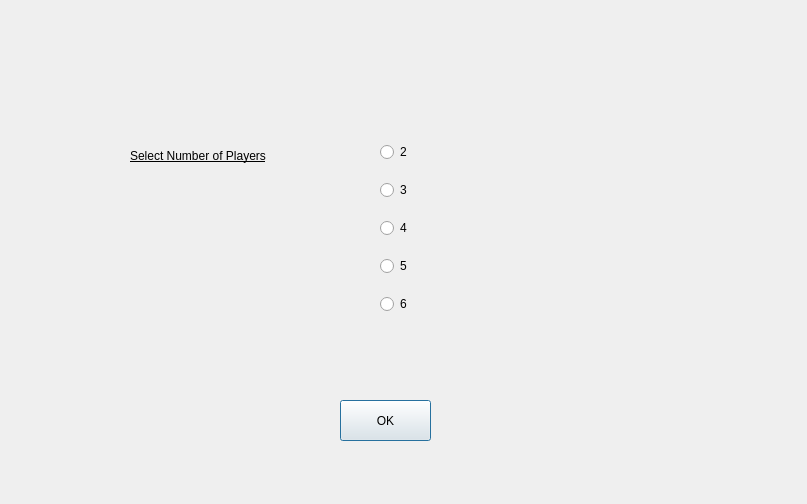
<?xml version="1.0" encoding="UTF-8"?>
<ui version="4.0">
 <class>NumberIntake</class>
 <widget class="QDialog" name="NumberIntake">
  <property name="geometry">
   <rect>
    <x>0</x>
    <y>0</y>
    <width>807</width>
    <height>504</height>
   </rect>
  </property>
  <property name="windowTitle">
   <string>Dialog</string>
  </property>
  <widget class="QLabel" name="SelectNumber">
   <property name="geometry">
    <rect>
     <x>130</x>
     <y>140</y>
     <width>211</width>
     <height>31</height>
    </rect>
   </property>
   <property name="styleSheet">
    <string notr="true">font: 75 14pt &quot;MS Shell Dlg 2&quot;;
text-decoration: underline;</string>
   </property>
   <property name="text">
    <string>Select Number of Players</string>
   </property>
  </widget>
  <widget class="QPushButton" name="numberOK">
   <property name="geometry">
    <rect>
     <x>340</x>
     <y>400</y>
     <width>91</width>
     <height>41</height>
    </rect>
   </property>
   <property name="text">
    <string>OK</string>
   </property>
  </widget>
  <widget class="QWidget" name="">
   <property name="geometry">
    <rect>
     <x>380</x>
     <y>130</y>
     <width>41</width>
     <height>201</height>
    </rect>
   </property>
   <layout class="QVBoxLayout" name="verticalLayout">
    <item>
     <widget class="QRadioButton" name="player2">
      <property name="text">
       <string>2</string>
      </property>
     </widget>
    </item>
    <item>
     <widget class="QRadioButton" name="player3">
      <property name="text">
       <string>3</string>
      </property>
     </widget>
    </item>
    <item>
     <widget class="QRadioButton" name="player4">
      <property name="text">
       <string>4</string>
      </property>
     </widget>
    </item>
    <item>
     <widget class="QRadioButton" name="player5">
      <property name="text">
       <string>5</string>
      </property>
     </widget>
    </item>
    <item>
     <widget class="QRadioButton" name="player6">
      <property name="text">
       <string>6</string>
      </property>
     </widget>
    </item>
   </layout>
  </widget>
 </widget>
 <resources/>
 <connections/>
</ui>
